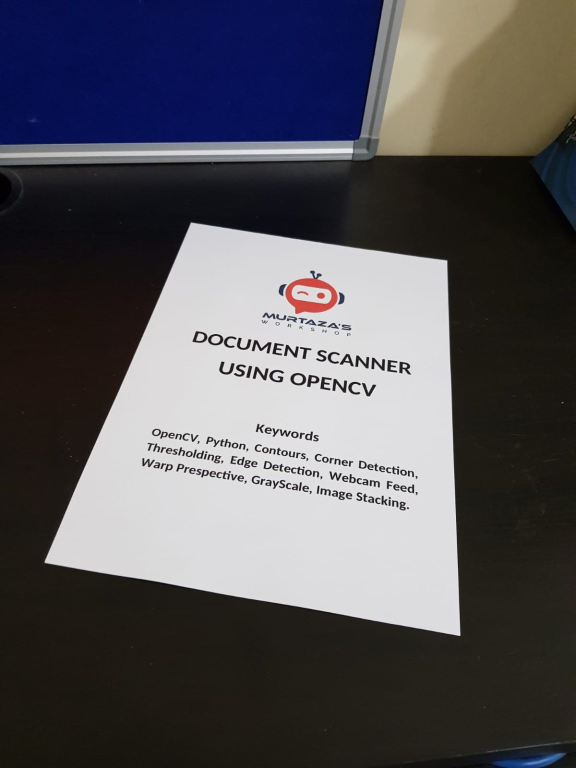
#> input picture code-projects/opencvProject/paper.jpg, 1152 x 1536 px, found by its file name (shown at 1/2 size)
$ python '阈值.py'
#> lines starting #> are read from the running program, lines starting #| are printed output that depends on the picture; after the words box and inside, x2 and y2 are one past the last pixel; in counts of white or black regions, pixels touching at a corner belong together
import cv2
import numpy as np

img = cv2.imread("paper.jpg", 0)
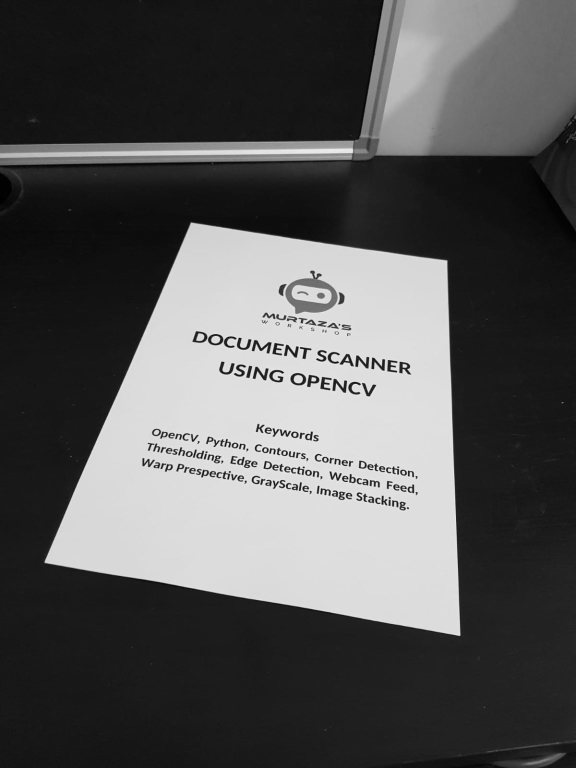
#> img: shape (1536, 1152) (shown at 1/2 size); min 0, max 255, mean 86.1
img = cv2.resize(img,(0, 0), fx=0.6, fy=0.6)
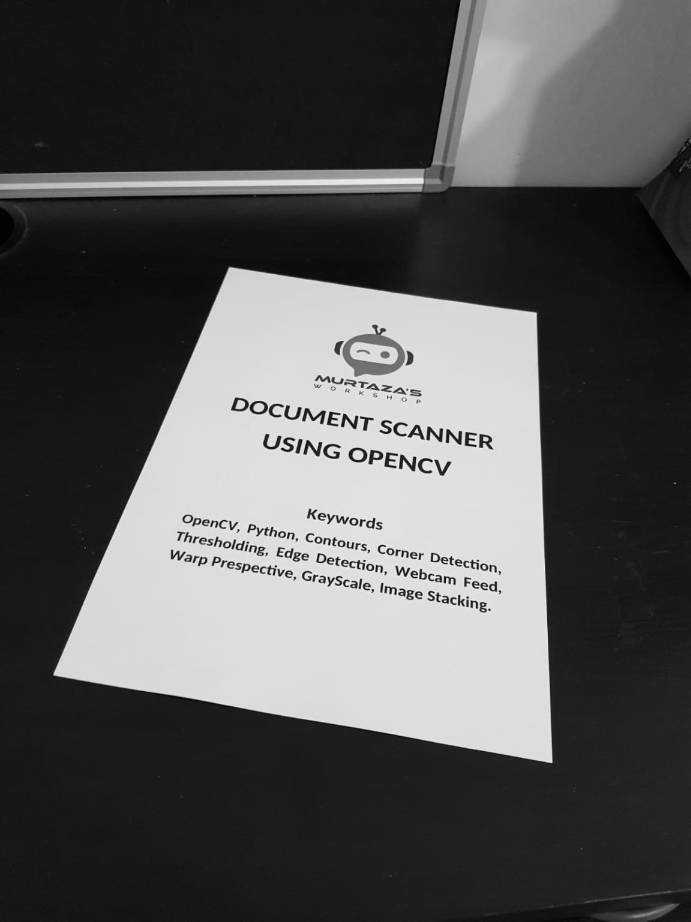
#> img: shape (922, 691); min 0, max 250, mean 86.1

img = cv2.medianBlur(img, 5)
#简单阈值法
ret, th1 = cv2.threshold(img, 127, 255, cv2.THRESH_BINARY)
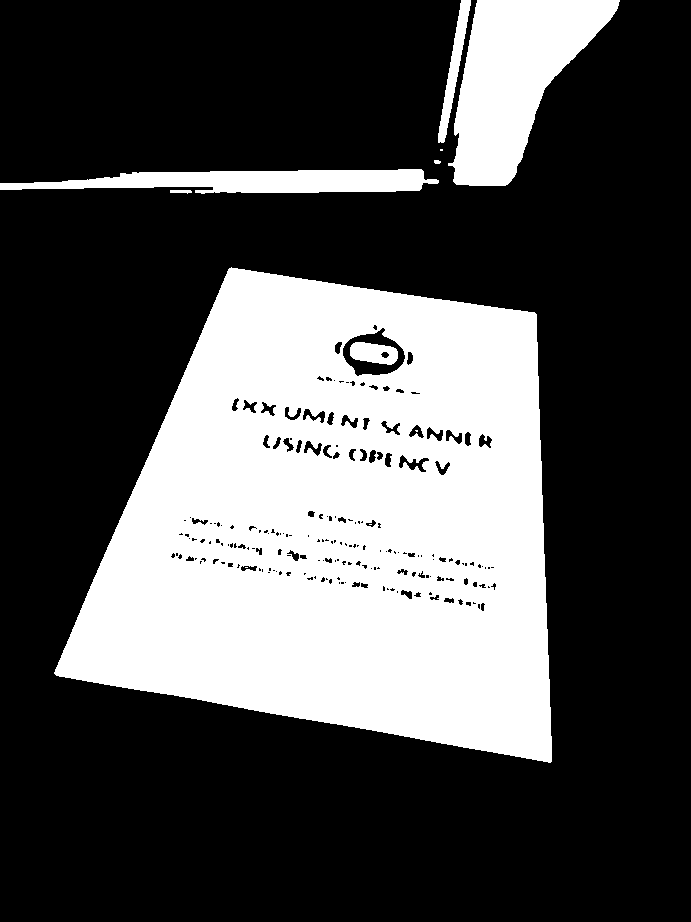
#> th1: shape (922, 691); 31.2% white; 11 white regions (4 under 20 px), largest, box (x1, y1, x2, y2) and area: (54, 267, 552, 763) 171806, (448, 0, 620, 186) 17428, (0, 169, 439, 194) 7135

#自适应阈值   记住要是灰度图
th2 = cv2.adaptiveThreshold(img, 255, cv2.ADAPTIVE_THRESH_MEAN_C, cv2.THRESH_BINARY, 11, 2)
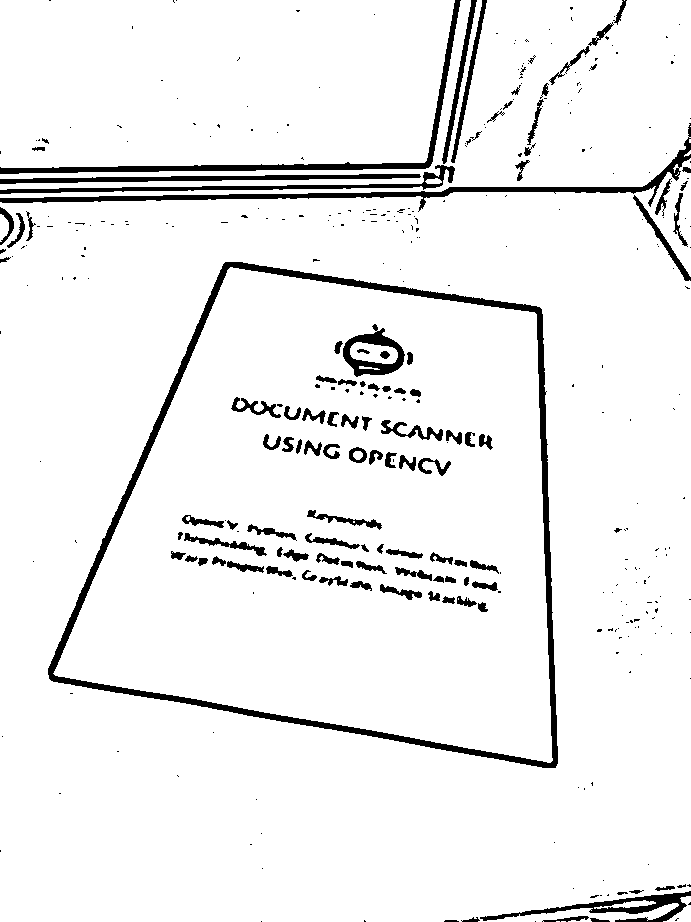
#> th2: shape (922, 691); 94% white; 368 black regions (258 under 20 px), largest, box (x1, y1, x2, y2) and area: (48, 262, 558, 768) 10640, (0, 123, 691, 212) 3921, (0, 0, 461, 174) 3331
th3 = cv2.adaptiveThreshold(img,255,cv2.ADAPTIVE_THRESH_GAUSSIAN_C,cv2.THRESH_BINARY,11,2)
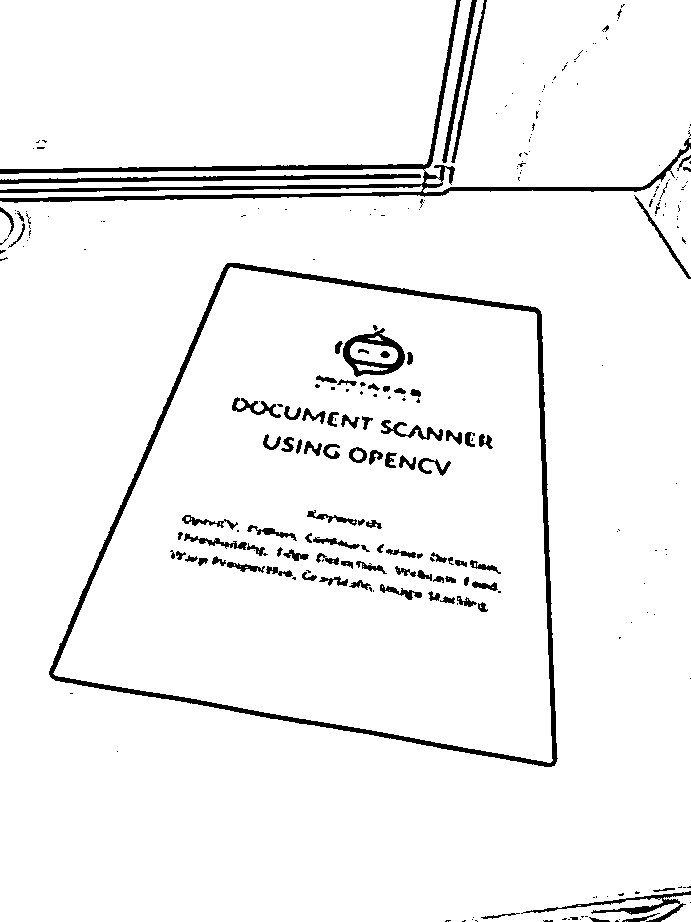
#> th3: shape (922, 691); 95.3% white; 254 black regions (160 under 20 px), largest, box (x1, y1, x2, y2) and area: (49, 263, 558, 767) 8383, (0, 0, 691, 203) 7362, (0, 174, 421, 184) 1753
""" Adaptive Method-它决定如何计算阈值。

    cv.ADAPTIVE_THRESH_MEAN_C 阈值是指邻近地区的平均值。
    cv.ADAPTIVE_THRESH_GAUSSIAN_C 阈值是权重为高斯窗的邻域值的加权和。

Block Size-它决定了计算阈值的窗口区域的大小。

C-它只是一个常数，会从平均值或加权平均值中减去该值。

下面的代码比较了具有不同照明的图像的全局阈值和自适应阈值"""
titles = ['Original Image', 'Global Thresholding (v = 127)',
            'Adaptive Mean Thresholding', 'Adaptive Gaussian Thresholding']
images = [img, th1, th2, th3]
for i in range(4):
    cv2.imshow(titles[i], images[i])


cv2.waitKey(0)
